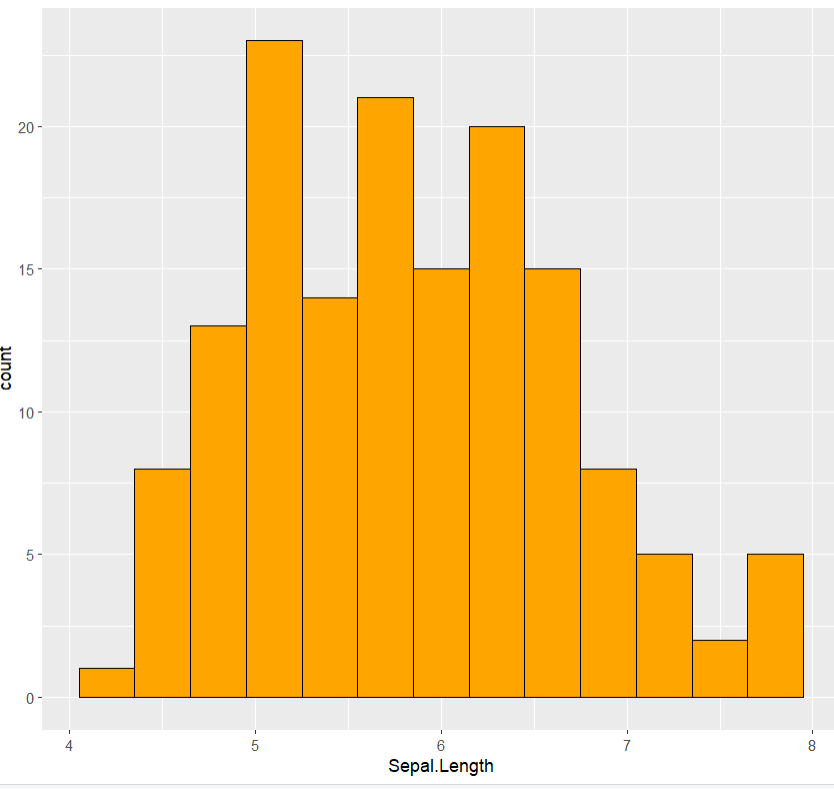

This chart was generated by the following R code:
install.packages("ggplot2") 
# Load the ggplot2 package 
library(ggplot2) 
# Histogram of Sepal Length 
ggplot(data = iris, aes(x = Sepal.Length)) + 
  geom_histogram(binwidth = 0.3, fill = "orange", color = "black") 
labs(title = "Histogram of Sepal Length",  
     x = "Sepal Length (cm)",  
     y = "Frequency") + 
  theme_minimal()
